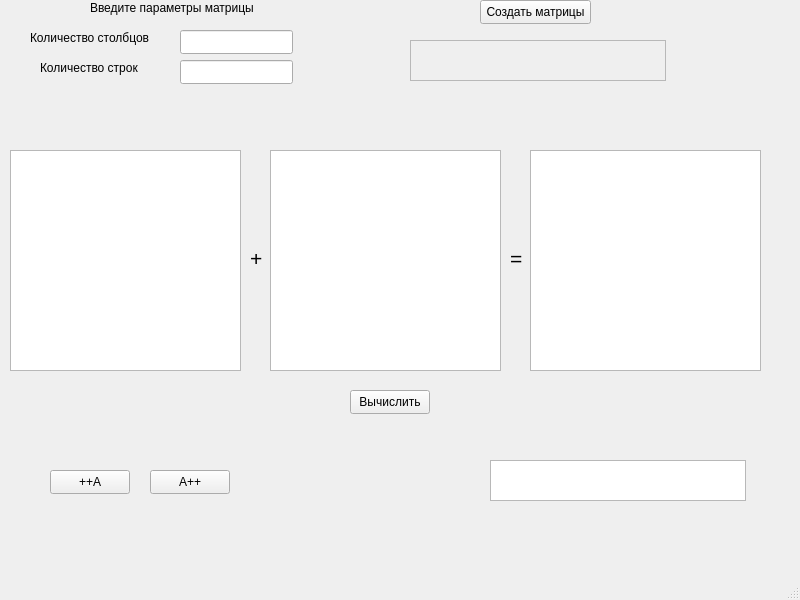
<?xml version="1.0" encoding="UTF-8"?>
<ui version="4.0">
 <class>MainWindow</class>
 <widget class="QMainWindow" name="MainWindow">
  <property name="geometry">
   <rect>
    <x>0</x>
    <y>0</y>
    <width>800</width>
    <height>600</height>
   </rect>
  </property>
  <property name="windowTitle">
   <string>MainWindow</string>
  </property>
  <widget class="QWidget" name="centralwidget">
   <widget class="QTextBrowser" name="error_output2">
    <property name="geometry">
     <rect>
      <x>490</x>
      <y>460</y>
      <width>256</width>
      <height>41</height>
     </rect>
    </property>
   </widget>
   <widget class="QLabel" name="Plus">
    <property name="geometry">
     <rect>
      <x>250</x>
      <y>250</y>
      <width>16</width>
      <height>16</height>
     </rect>
    </property>
    <property name="font">
     <font>
      <pointsize>16</pointsize>
     </font>
    </property>
    <property name="text">
     <string>+</string>
    </property>
   </widget>
   <widget class="QPushButton" name="increment1">
    <property name="geometry">
     <rect>
      <x>50</x>
      <y>470</y>
      <width>80</width>
      <height>24</height>
     </rect>
    </property>
    <property name="text">
     <string>++А</string>
    </property>
   </widget>
   <widget class="QLabel" name="number_of_rows">
    <property name="geometry">
     <rect>
      <x>40</x>
      <y>60</y>
      <width>101</width>
      <height>16</height>
     </rect>
    </property>
    <property name="text">
     <string>Количество строк</string>
    </property>
   </widget>
   <widget class="QPushButton" name="create_matrix">
    <property name="geometry">
     <rect>
      <x>480</x>
      <y>0</y>
      <width>111</width>
      <height>24</height>
     </rect>
    </property>
    <property name="text">
     <string>Создать матрицы</string>
    </property>
   </widget>
   <widget class="QLineEdit" name="Cols">
    <property name="geometry">
     <rect>
      <x>180</x>
      <y>30</y>
      <width>113</width>
      <height>24</height>
     </rect>
    </property>
   </widget>
   <widget class="QLabel" name="number_of_columns">
    <property name="geometry">
     <rect>
      <x>30</x>
      <y>30</y>
      <width>121</width>
      <height>16</height>
     </rect>
    </property>
    <property name="text">
     <string>Количество столбцов</string>
    </property>
   </widget>
   <widget class="QTableWidget" name="Matrix1">
    <property name="geometry">
     <rect>
      <x>10</x>
      <y>150</y>
      <width>231</width>
      <height>221</height>
     </rect>
    </property>
   </widget>
   <widget class="QPushButton" name="increment2">
    <property name="geometry">
     <rect>
      <x>150</x>
      <y>470</y>
      <width>80</width>
      <height>24</height>
     </rect>
    </property>
    <property name="text">
     <string>А++</string>
    </property>
   </widget>
   <widget class="QLabel" name="Info">
    <property name="geometry">
     <rect>
      <x>90</x>
      <y>0</y>
      <width>171</width>
      <height>16</height>
     </rect>
    </property>
    <property name="text">
     <string>Введите параметры матрицы</string>
    </property>
   </widget>
   <widget class="QTableWidget" name="Result">
    <property name="geometry">
     <rect>
      <x>530</x>
      <y>150</y>
      <width>231</width>
      <height>221</height>
     </rect>
    </property>
   </widget>
   <widget class="QLineEdit" name="Rows">
    <property name="geometry">
     <rect>
      <x>180</x>
      <y>60</y>
      <width>113</width>
      <height>24</height>
     </rect>
    </property>
   </widget>
   <widget class="QPushButton" name="Calculate">
    <property name="geometry">
     <rect>
      <x>350</x>
      <y>390</y>
      <width>80</width>
      <height>24</height>
     </rect>
    </property>
    <property name="text">
     <string>Вычислить</string>
    </property>
   </widget>
   <widget class="QLabel" name="Equals">
    <property name="geometry">
     <rect>
      <x>510</x>
      <y>250</y>
      <width>16</width>
      <height>16</height>
     </rect>
    </property>
    <property name="font">
     <font>
      <pointsize>16</pointsize>
     </font>
    </property>
    <property name="text">
     <string>=</string>
    </property>
   </widget>
   <widget class="QTableWidget" name="Matrix2">
    <property name="geometry">
     <rect>
      <x>270</x>
      <y>150</y>
      <width>231</width>
      <height>221</height>
     </rect>
    </property>
   </widget>
   <widget class="QTextBrowser" name="error_output1">
    <property name="enabled">
     <bool>false</bool>
    </property>
    <property name="geometry">
     <rect>
      <x>410</x>
      <y>40</y>
      <width>256</width>
      <height>41</height>
     </rect>
    </property>
   </widget>
  </widget>
  <widget class="QMenuBar" name="menubar">
   <property name="geometry">
    <rect>
     <x>0</x>
     <y>0</y>
     <width>800</width>
     <height>21</height>
    </rect>
   </property>
  </widget>
  <widget class="QStatusBar" name="statusbar"/>
 </widget>
 <resources/>
 <connections/>
</ui>
